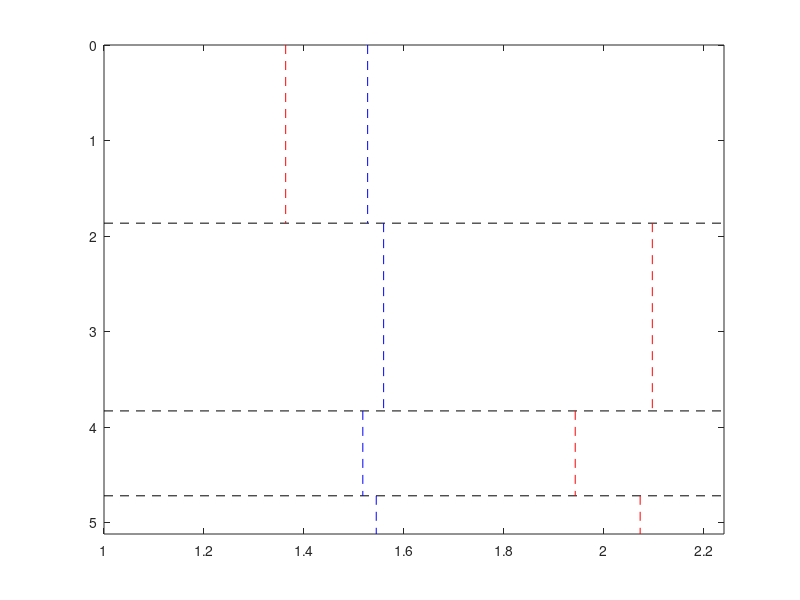

This chart was generated by the following MATLAB code:
function [] = plot_model_hol_3();
m1 = [1.8488498      1519.4803      1.2316569 0.081320648      1.3387829 1568.1905      1.9674834  3.0537816e-17 1540.2047      2.0743406 0.00024013637];
m2 = [1.8654916      1527.2777      1.3633663    0.099923128      1.9661114 1559.2479      2.0966138    0.054608573     0.88882545       1517.635 1.942428     0.14655505      1544.4705 2.0722928     0.12387149];

nl(1) = 3;
nl(2) = 4;
symb = ['- '; '--'];
c = cellstr(symb);

for i = 2:2
if i == 1
  m = m1;
else 
  m = m2;
end;
figure(1);
hold on, box on;

line = strcat(char(c(i)),'k');
% Interfaces:
if(nl(i) == 2)
  plot([1 2.24],[m(1) m(1)],line);
elseif(nl(i) == 3)
  plot([1 2.24],[m(1) m(1)],line);
  plot([1 2.24],[m(1)+m(5) m(1)+m(5)],line);
else
  plot([1 2.24],[m(1) m(1)],line);
  plot([1 2.24],[m(1)+m(5) m(1)+m(5)],line);
  plot([1 2.24],[m(1)+m(5)+m(9) m(1)+m(5)+m(9)],line);
end

% Velocity
line = strcat(char(c(i)),'b');
if(nl(i) == 2)
plot([m(2)/1000 m(2)/1000],[0 m(1)],line);
plot([m(5)/1000 m(5)/1000],[m(1) m(1)+0.4],line);
elseif(nl(i) == 3)
plot([m(2)/1000 m(2)/1000],[0 m(1)],line);
plot([m(6)/1000 m(6)/1000],[m(1) m(1)+m(5)],line);
plot([m(9)/1000 m(9)/1000],[m(1)+m(5) m(1)+m(5)+0.4],line);
else
plot([m(2)/1000 m(2)/1000],[0 m(1)],line);
plot([m(6)/1000 m(6)/1000],[m(1) m(1)+m(5)],line);
plot([m(10)/1000 m(10)/1000],[m(1)+m(5) m(1)+m(5)+m(9)],line);
plot([m(13)/1000 m(13)/1000],[m(1)+m(5)+m(9) m(1)+m(5)+m(9)+0.4],line);
end

% Density
line = strcat(char(c(i)),'r');
if(nl(i) == 2)
plot([m(3) m(3)],[0 m(1)],line);
plot([m(6) m(6)],[m(1) m(1)+0.4],line);
elseif(nl(i) == 3)
plot([m(3) m(3)],[0 m(1)],line);
plot([m(7) m(7)],[m(1) m(1)+m(5)],line);
plot([m(10) m(10)],[m(1)+m(5) m(1)+m(5)+0.4],line);
else
plot([m(3) m(3)],[0 m(1)],line);
plot([m(7) m(7)],[m(1) m(1)+m(5)],line);
plot([m(11) m(11)],[m(1)+m(5) m(1)+m(5)+m(9)],line);
plot([m(14) m(14)],[m(1)+m(5)+m(9) m(1)+m(5)+m(9)+0.4],line);
end

set(gca,'YDir','reverse');
%set(gca,'XTick',[1 1.1 1.2 1.3 1.4 1.5 1.6 1.7 1.8 1.9 2.0 2.1 2.2],...
%         'XTickLabel',{'1';'';'';'';'';'1.5';'';'';'';'';'2.0';'';''});
%set(gca,'YTick',[0 0.5 1 1.5 2],'YTickLabel',{'0';'';'1';'';'2'});
if(nl(i) == 2)
  set(gca,'XLim',[1 2.24],'YLim',[0 m(1)+0.4]);
elseif(nl(i) == 3)
  set(gca,'XLim',[1 2.24],'YLim',[0 m(1)+m(5)+0.4]);
else
  set(gca,'XLim',[1 2.24],'YLim',[0 m(1)+m(5)+m(9)+0.4]);
end;

end;

return;

figure(2);
for j = 1:11
  subplot(3,4,j)
  plot(mm(:,j))
end;
figure(3);
hold on;
for j = 11:23
  plot([mm(j,2)/1000 mm(j,2)/1000 mm(j,6)/1000 mm(j,6)/1000 ... 
        mm(j,9)/1000 mm(j,9)/1000],[0 mm(j,1) mm(j,1) ... 
        mm(j,1)+mm(j,5) mm(j,1)+mm(j,5) mm(j,1)+mm(j,5)+0.4]);
%  plot([mm(j,6)/1000 mm(j,6)/1000],[mm(j,1) mm(j,1)+mm(j,5)]);
%  plot([mm(j,9)/1000 mm(j,9)/1000],[mm(j,1)+mm(j,5) mm(j,1)+mm(j,5)+0.4]);
end;
set(gca,'YDir','reverse');

figure(4);
hold on;
for j = 11:23
  plot([mm(j,3) mm(j,3) mm(j,7) mm(j,7) mm(j,10) mm(j,10)],...
       [0 mm(j,1) mm(j,1) mm(j,1)+mm(j,5) mm(j,1)+mm(j,5) ... 
        mm(j,1)+mm(j,5)+0.4]);
end;
set(gca,'YDir','reverse');

return;

